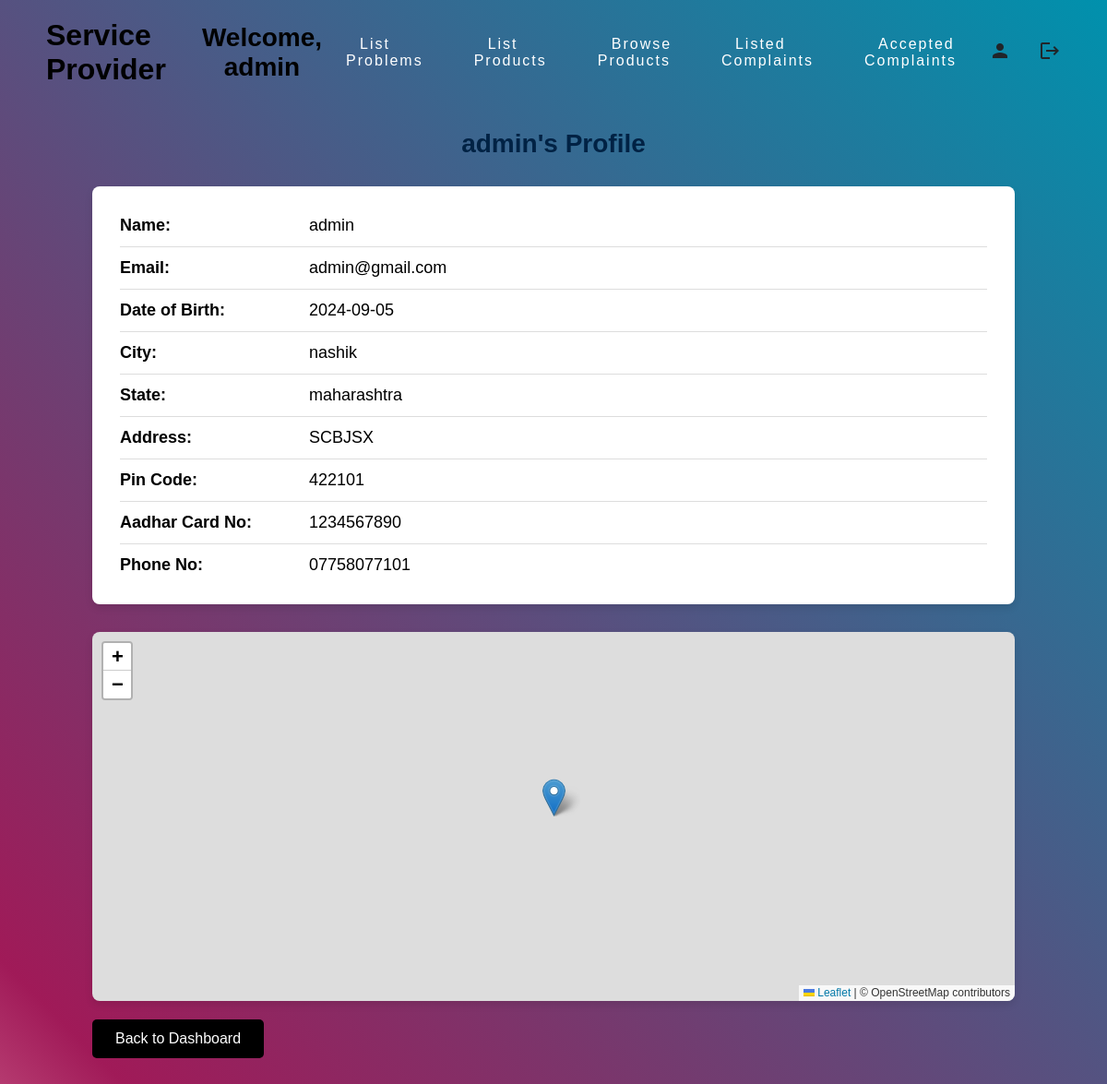
/user_profile (signed in), run on the app's committed database.
### models.py (models this page shows, shortened)
class User(db.Model):
    id = db.Column(db.Integer, primary_key=True)
    name = db.Column(db.String(100), nullable=False)
    email = db.Column(db.String(100), unique=True, nullable=False)
    password = db.Column(db.String(255), nullable=False)
    date_of_birth = db.Column(db.Date, nullable=False)
    city = db.Column(db.String(100), nullable=False)
    state = db.Column(db.String(100), nullable=False)
    address = db.Column(db.String(255), nullable=False)
    pin_code = db.Column(db.String(10), nullable=False)
    aadhar_card_no = db.Column(db.String(12), nullable=False)
    phone_no = db.Column(db.String(15), nullable=False)
    lat = db.Column(db.Float)
    lng = db.Column(db.Float)

### app.py (the view)
@app.route('/user_profile')
def user_profile():
    if 'user_id' not in session:
        flash('Please log in to access this page.', 'warning')
        return redirect(url_for('user_login'))
    user = db.session.get(User, session['user_id'])
    if not user:
        flash('User not found.', 'danger')
        return redirect(url_for('user_dashboard'))
    return render_template('user_profile.html', user=user)

### templates/user_profile.html (shortened to what this page needs)
{% extends "base.html" %}
{% block content %}
<!DOCTYPE html>
<html lang="en">
  <head>
    <link rel="stylesheet" href="https://unpkg.com/leaflet/dist/leaflet.css" />
  </head>
  <body>
    <main>
      <h2>{{ user.name }}'s Profile</h2>
      <div class="profile-container">
        <ul>
          <li><strong>Name:</strong> {{ user.name }}</li>
          <li><strong>Email:</strong> {{ user.email }}</li>
          <li><strong>Date of Birth:</strong> {{ user.date_of_birth }}</li>
          <li><strong>City:</strong> {{ user.city }}</li>
          <li><strong>State:</strong> {{ user.state }}</li>
          <li><strong>Address:</strong> {{ user.address }}</li>
          <li><strong>Pin Code:</strong> {{ user.pin_code }}</li>
          <li><strong>Aadhar Card No:</strong> {{ user.aadhar_card_no }}</li>
          <li><strong>Phone No:</strong> {{ user.phone_no }}</li>
        </ul>
      </div>
      <div id="map"></div>
      <a href="{{ url_for('user_dashboard') }}" class="btn-back"
        >Back to Dashboard</a
      ><br /><br /><br /><br />
    </main>
  </body>
</html>
{% endblock %}

### templates/base.html (shortened to what this page needs)
<!DOCTYPE html>
<html lang="en">
  <head>
    <link rel="stylesheet " href="../static/css/userdashboard.css" />
  </head>
  <body>
    <header>
      <a class="logo" href="{{ url_for('user_dashboard') }}">
        <h1>Service Provider</h1>
      </a>
      <h2 class="logo">Welcome, {{ user.name }}</h2>
      <ul class="menu" id="menu">
        <li><a href="{{ url_for('list_problem') }}">List Problems</a></li>
        <li><a href="{{ url_for('list_product') }}">List Products</a></li>
        <li><a href="{{ url_for('browse_products') }}">Browse Products</a></li>
        <li>
          <a href="{{ url_for('listed_complaints') }}">Listed Complaints</a>
        </li>
        <li>
          <a href="{{ url_for('accepted_complaints') }}">Accepted Complaints</a>
        </li>
      </ul>
      <div class="icon-container">
        <a href="{{ url_for('user_profile') }}" class="profile-icon">
          <span class="material-icons">person</span>
        </a>
        <a href="{{ url_for('logout') }}" class="logout-icon">
          <span class="material-icons">logout</span>
        </a>
      </div>
    </header>
    <main>
      {% block content %}{% endblock %}
    </main>
  </body>
</html>

### static/css/userdashboard.css (style rules this page uses)
* { margin: 0; padding: 0; box-sizing: border-box; font-family: sans-serif; }
header { position: fixed; top: 0; left: 0; width: 100%; display: flex; justify-content: space-between; align-items: center; padding: 20px 50px; z-index: 1000; transition: 0.6s; }
header h1, header h2 { margin: 0; color: #000000; }
.menu { list-style-type: none; padding: 0; display: flex; flex-direction: column; transition: max-height 0.3s ease; }
header ul { position: relative; display: flex; justify-content: center; align-items: center; }
header ul li { position: relative; list-style: none; }
header ul li a { position: relative; margin: 0 15px; text-decoration: none; color: #fff; letter-spacing: 2px; font-weight: 500px; transition: 0.6s; font-size: medium; }
.icon-container { display: flex; justify-content: center; gap: 20px; }
@media (min-width: 900px) { .menu { flex-direction: row; } }
@media (min-width: 900px) { .menu li { padding: 10px 20px; } }
.icon-container { position: relative; display: flex; gap: 30px; }
a { position: relative; text-decoration: none; color: inherit; }
.profile-icon span, .logout-icon span { font-size: 24px; color: #212529; }

### templates/user_profile.html (style rules this page uses)
* { margin: 0; padding: 0; box-sizing: border-box; font-family: sans-serif; }
body { background: linear-gradient( 45deg, #b7094c9f, #a01a58, #892b64, #723c70, #5c4d7d, #455e89, #2e6f95, #1780a1, #0091ad ); }
main { padding: 70px 0; max-width: 1000px; margin: auto; }
h2 { text-align: center; color: #002244; margin-bottom: 30px; font-size: 28px; animation: fadeIn 1s ease-in; }
.profile-container { background: #fff; padding: 20px 30px; border-radius: 8px; box-shadow: 0 4px 8px rgba(0, 0, 0, 0.1); }
.profile-container ul { list-style: none; padding: 0; }
.profile-container li { padding: 12px 0; border-bottom: 1px solid #ddd; font-size: 18px; }
.profile-container li:last-child { border-bottom: none; }
.profile-container li strong { color: #000; width: 200px; display: inline-block; }
#map { height: 400px; width: 100%; margin-top: 30px; border-radius: 8px; overflow: hidden; box-shadow: 0 4px 8px rgba(0, 0, 0, 0.1); }
.btn-back { display: inline-block; margin-top: 20px; padding: 12px 25px; background-color: #000; color: #fff; text-decoration: none; border-radius: 5px; transition: background-color 0.3s, transform 0.2s; }

### data on the page
User: name "admin", email "admin@gmail.com", date_of_birth "2024-09-05", city "nashik", state "maharashtra", address "SCBJSX", pin_code "422101", aadhar_card_no "1234567890", phone_no "07758077101"
